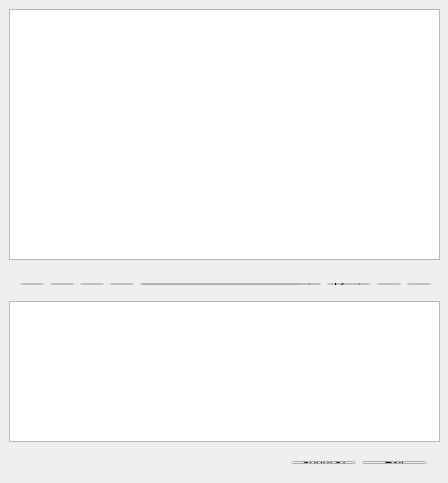
<?xml version="1.0" encoding="UTF-8"?>
<ui version="4.0">
 <class>Tcp_Weiget</class>
 <widget class="QWidget" name="Tcp_Weiget">
  <property name="geometry">
   <rect>
    <x>0</x>
    <y>0</y>
    <width>448</width>
    <height>483</height>
   </rect>
  </property>
  <property name="minimumSize">
   <size>
    <width>448</width>
    <height>483</height>
   </size>
  </property>
  <property name="maximumSize">
   <size>
    <width>448</width>
    <height>483</height>
   </size>
  </property>
  <property name="windowTitle">
   <string>Widget</string>
  </property>
  <property name="styleSheet">
   <string notr="true">/*background-color: rgb(0, 0, 0);*/</string>
  </property>
  <widget class="QTextBrowser" name="msgBrowser">
   <property name="geometry">
    <rect>
     <x>9</x>
     <y>9</y>
     <width>431</width>
     <height>251</height>
    </rect>
   </property>
   <property name="styleSheet">
    <string notr="true">background-image: url(:/images/backw.png);</string>
   </property>
  </widget>
  <widget class="QTextEdit" name="msgTxtEdit">
   <property name="geometry">
    <rect>
     <x>9</x>
     <y>301</y>
     <width>431</width>
     <height>141</height>
    </rect>
   </property>
   <property name="styleSheet">
    <string notr="true">background-image: url(:/images/backw.png);</string>
   </property>
  </widget>
  <widget class="QWidget" name="">
   <property name="geometry">
    <rect>
     <x>9</x>
     <y>272</y>
     <width>433</width>
     <height>24</height>
    </rect>
   </property>
   <layout class="QHBoxLayout" name="horizontalLayout">
    <item>
     <widget class="QToolButton" name="boldTBtn">
      <property name="styleSheet">
       <string notr="true">background-color: rgb(255, 255, 255);</string>
      </property>
      <property name="text">
       <string>...</string>
      </property>
      <property name="icon">
       <iconset resource="myqrc.qrc">
        <normaloff>:/images/B.png</normaloff>:/images/B.png</iconset>
      </property>
      <property name="checkable">
       <bool>true</bool>
      </property>
      <property name="autoRaise">
       <bool>false</bool>
      </property>
     </widget>
    </item>
    <item>
     <widget class="QToolButton" name="italicTBtn">
      <property name="styleSheet">
       <string notr="true">background-color: rgb(255, 255, 255);</string>
      </property>
      <property name="text">
       <string>...</string>
      </property>
      <property name="icon">
       <iconset resource="myqrc.qrc">
        <normaloff>:/images/I.png</normaloff>:/images/I.png</iconset>
      </property>
      <property name="checkable">
       <bool>true</bool>
      </property>
     </widget>
    </item>
    <item>
     <widget class="QToolButton" name="underlineTBtn">
      <property name="styleSheet">
       <string notr="true">background-color: rgb(255, 255, 255);</string>
      </property>
      <property name="text">
       <string>...</string>
      </property>
      <property name="icon">
       <iconset resource="myqrc.qrc">
        <normaloff>:/images/U.png</normaloff>:/images/U.png</iconset>
      </property>
      <property name="checkable">
       <bool>true</bool>
      </property>
     </widget>
    </item>
    <item>
     <widget class="QToolButton" name="colorTBtn">
      <property name="styleSheet">
       <string notr="true">background-color: rgb(255, 255, 255);</string>
      </property>
      <property name="text">
       <string>...</string>
      </property>
      <property name="icon">
       <iconset resource="myqrc.qrc">
        <normaloff>:/images/C.png</normaloff>:/images/C.png</iconset>
      </property>
     </widget>
    </item>
    <item>
     <widget class="QFontComboBox" name="fontCbx">
      <property name="styleSheet">
       <string notr="true">background-color: rgb(255, 255, 255);</string>
      </property>
     </widget>
    </item>
    <item>
     <widget class="QComboBox" name="sizeCbx">
      <property name="styleSheet">
       <string notr="true">background-color: rgb(255, 255, 255);</string>
      </property>
      <property name="currentIndex">
       <number>4</number>
      </property>
      <item>
       <property name="text">
        <string>8</string>
       </property>
      </item>
      <item>
       <property name="text">
        <string>9</string>
       </property>
      </item>
      <item>
       <property name="text">
        <string>10</string>
       </property>
      </item>
      <item>
       <property name="text">
        <string>11</string>
       </property>
      </item>
      <item>
       <property name="text">
        <string>12</string>
       </property>
      </item>
      <item>
       <property name="text">
        <string>13</string>
       </property>
      </item>
      <item>
       <property name="text">
        <string>14</string>
       </property>
      </item>
      <item>
       <property name="text">
        <string>15</string>
       </property>
      </item>
      <item>
       <property name="text">
        <string>16</string>
       </property>
      </item>
      <item>
       <property name="text">
        <string>17</string>
       </property>
      </item>
      <item>
       <property name="text">
        <string>18</string>
       </property>
      </item>
      <item>
       <property name="text">
        <string>19</string>
       </property>
      </item>
      <item>
       <property name="text">
        <string>20</string>
       </property>
      </item>
      <item>
       <property name="text">
        <string>21</string>
       </property>
      </item>
      <item>
       <property name="text">
        <string>22</string>
       </property>
      </item>
     </widget>
    </item>
    <item>
     <widget class="QToolButton" name="clearTBtn">
      <property name="styleSheet">
       <string notr="true">background-color: rgb(255, 255, 255);</string>
      </property>
      <property name="text">
       <string>...</string>
      </property>
      <property name="icon">
       <iconset resource="myqrc.qrc">
        <normaloff>:/images/E.png</normaloff>:/images/E.png</iconset>
      </property>
     </widget>
    </item>
    <item>
     <widget class="QToolButton" name="saveTBtn">
      <property name="styleSheet">
       <string notr="true">background-color: rgb(255, 255, 255);</string>
      </property>
      <property name="text">
       <string>...</string>
      </property>
      <property name="icon">
       <iconset resource="myqrc.qrc">
        <normaloff>:/images/S.png</normaloff>:/images/S.png</iconset>
      </property>
     </widget>
    </item>
   </layout>
  </widget>
  <widget class="QWidget" name="">
   <property name="geometry">
    <rect>
     <x>280</x>
     <y>450</y>
     <width>158</width>
     <height>25</height>
    </rect>
   </property>
   <layout class="QHBoxLayout" name="horizontalLayout_2">
    <item>
     <widget class="QPushButton" name="sendBtn">
      <property name="styleSheet">
       <string notr="true">/*background-image: url(:/images/backw.png);*/</string>
      </property>
      <property name="text">
       <string>Send(S)</string>
      </property>
     </widget>
    </item>
    <item>
     <widget class="QPushButton" name="exitBtn">
      <property name="styleSheet">
       <string notr="true">/*background-image: url(:/images/backw.png);*/</string>
      </property>
      <property name="text">
       <string>Exit</string>
      </property>
     </widget>
    </item>
   </layout>
  </widget>
 </widget>
 <layoutdefault spacing="6" margin="11"/>
 <resources>
  <include location="myqrc.qrc"/>
 </resources>
 <connections/>
</ui>
